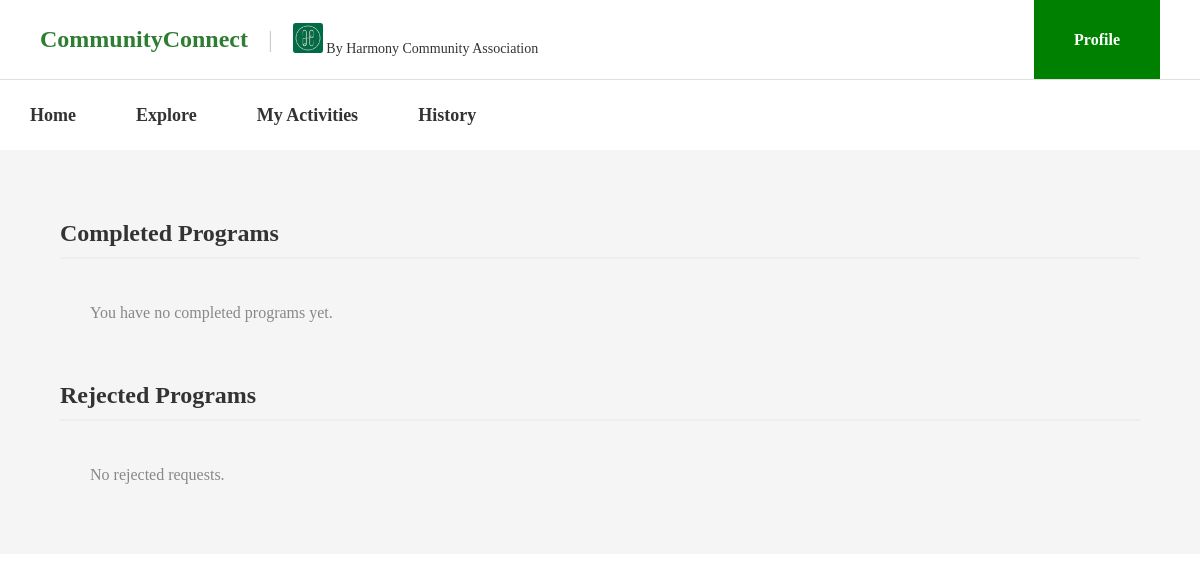
Page /MainPage/history.php (signed in) on the earlier database version.
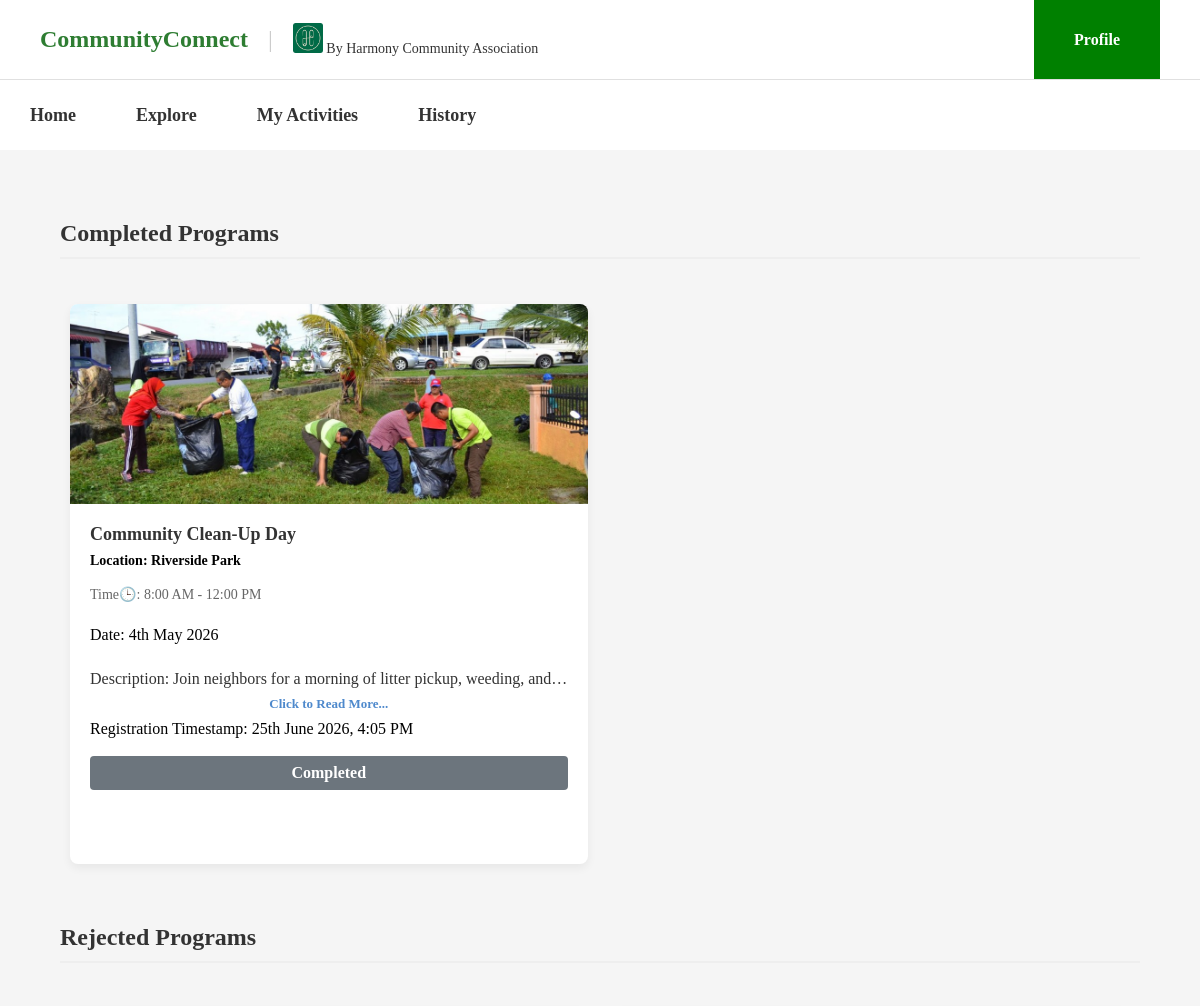
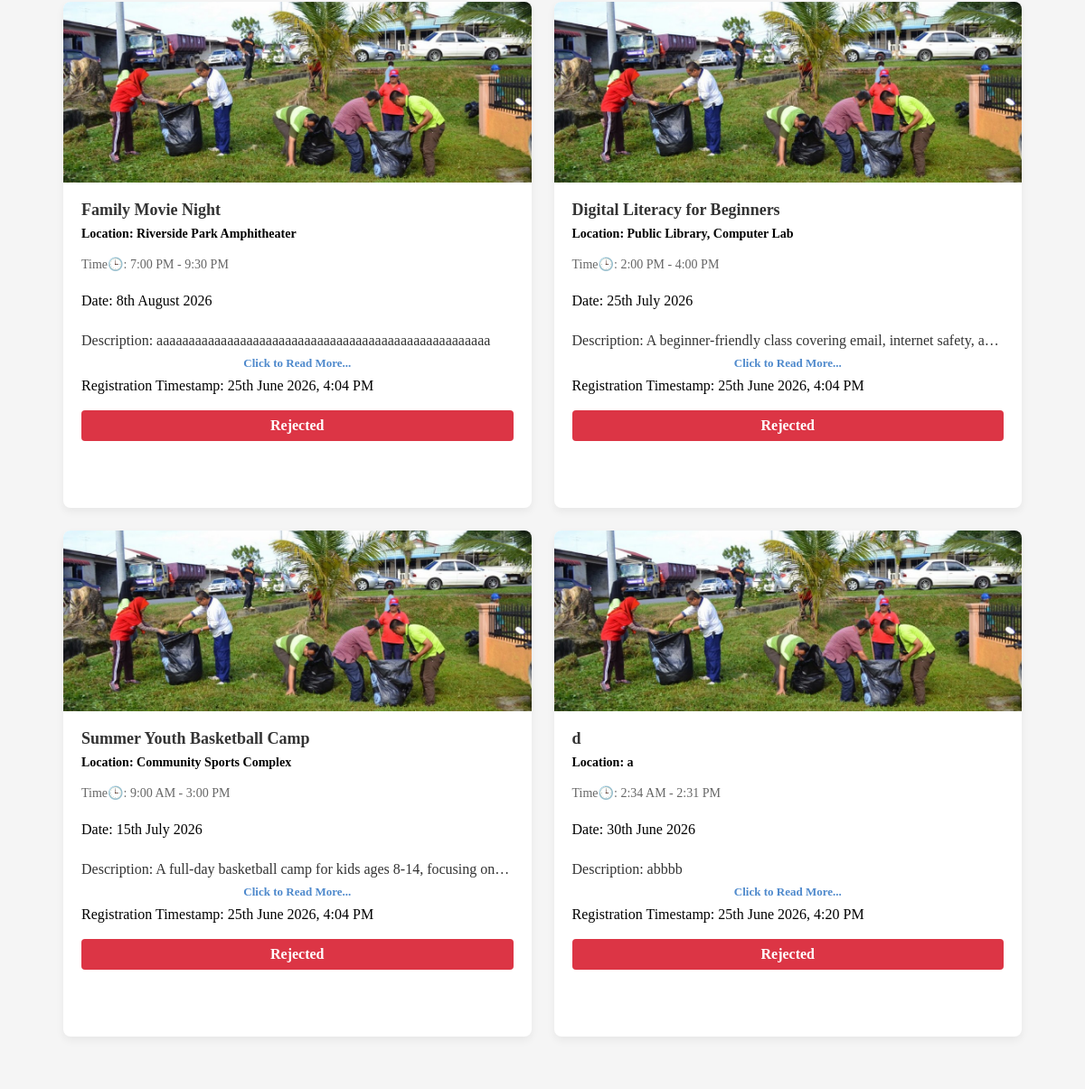
Same page on the later database version (2 pictures, top to bottom).
### tables this page shows
CREATE TABLE `user_program` (
  `id` int(11) NOT NULL,
  `user_id` int(11) NOT NULL,
  `program_id` int(11) NOT NULL,
  `status` varchar(30) NOT NULL,
  `Reg_date` datetime NOT NULL
);

CREATE TABLE `program` (
  `id` int(11) NOT NULL,
  `title` varchar(150) NOT NULL,
  `event_date` date NOT NULL,
  `start_time` time NOT NULL,
  `end_time` time NOT NULL,
  `location` varchar(200) NOT NULL,
  `description` text NOT NULL,
  `image` varchar(255) NOT NULL DEFAULT 'Images/gotong-royong.jpg'
);

### MainPage/history.php (the view, shortened to what this page needs)
<!DOCTYPE html>
<html lang="en">
<head>
    <link rel="stylesheet" href="../CSS/user.css">
</head>
<body>
    <header class="top-header">
        <div class="header-left">
            <h1 class="brand-title">CommunityConnect</h1>
            <span class="divider">|</span>
            <div class="org-host">
                <img src="../Images/harmony.jpg" alt="https://media.licdn.com/dms/image/v2/D4E03AQELNAHJckXI1Q/profile-displayphoto-shrink_200_200/B4EZOXqLbGHkAk-/0/1733416237478?e=2147483647&v=beta&t=sjAOtOOF-mVLAh6dF3wuGAHkhmZoFFiBIWNB3DAQ30s" class="logo-placeholder">
                <span>By Harmony Community Association</span>
            </div>
        </div>
        <div class="header-right">
            <a href="profile.php" class="profile-btn">Profile</a>
        </div>
    </header>
    <nav class="main-nav">
        <a href="user_page.php" target="_self">Home</a>
        <a href="program.php" target="_self">Explore</a>
        <a href="program_status.php" target="_self">My Activities</a>
        <a href="history.php" target="_self">History</a>
    </nav>
    <?php include 'notification.php'; ?>
    <div class="page-content">
        <h2 class="section-title">Completed Programs</h2>
        <div class="programs-section">
            <?php
            $completed_sql = "SELECT up.program_id, up.status, up.Reg_date,
                                p.title, p.location, p.start_time, p.end_time, p.event_date, p.description, p.image
                            FROM user_program up
                            INNER JOIN program p ON up.program_id = p.id
                            WHERE up.user_id = '$user_id'
                            AND up.status = 'Approved'
                            AND p.event_date < CURDATE()
                            ORDER BY p.event_date DESC";
            $completed_result = mysqli_query($connection, $completed_sql);
            if ($completed_result && mysqli_num_rows($completed_result) > 0) {
                while ($row = mysqli_fetch_assoc($completed_result)) {
            ?>
                    <div class="program-card">
                        <img src="../<?= htmlspecialchars($row['image']) ?>" alt="<?= htmlspecialchars($row['title']) ?>">
                        <div class="card-content">
                             <h3><?php echo ($row['title']); ?></h3>
                            <p class="location">Location: <?php echo ($row['location']); ?></p>
                            <p class="time">Time🕒: <?php echo date("g:i A", strtotime($row['start_time'])) . " - " . date("g:i A", strtotime($row['end_time'])); ?></p><br>
                            <p class="date">Date: <?php echo date("jS F Y", strtotime($row['event_date'])); ?></p><br>
                            <p class="description">Description: <?php echo ($row['description']); ?></p>
                            <button type="button" class="read-more-link" onclick="openDescModal('<?= addslashes(htmlspecialchars($row['title'])) ?>', '<?= addslashes(htmlspecialchars($row['description'])) ?>')">
                                Click to Read More...
                            </button>
                            <p class="Reg_date">Registration Timestamp: <?=date("jS F Y, g:i A", strtotime($row['Reg_date']))?></p><br>
                            <div class="status-badge" style="background-color: #6c757d; color: #fff; padding: 8px 16px; border-radius: 4px; display: inline-block; text-align: center; font-weight: bold;">
                                Completed
                            </div>
                        </div>
                    </div>
            <?php
                }
            } else {
                echo "<p style='margin-left: 20px; color: #888;'>You have no completed programs yet.</p>";
            }
            ?>
        </div>
        <h2 class="section-title">Rejected Programs</h2>
        <div class="programs-section">
            <?php
            $rejected_sql = "SELECT up.program_id, up.status, up.Reg_date,
                                   p.title, p.location, p.start_time, p.end_time, p.event_date, p.description, p.image
                            FROM user_program up
                            INNER JOIN program p ON up.program_id = p.id
                            WHERE up.user_id = '$user_id'
                            AND up.status = 'Rejected'
                            ORDER BY p.event_date DESC";
            $rejected_result = mysqli_query($connection, $rejected_sql);
            if ($rejected_result && mysqli_num_rows($rejected_result) > 0) {
                while ($row = mysqli_fetch_assoc($rejected_result)) {
            ?>
                    <div class="program-card">
                        <img src="../<?= htmlspecialchars($row['image']) ?>" alt="<?= htmlspecialchars($row['title']) ?>">
                        <div class="card-content">
                            <h3><?php echo ($row['title']); ?></h3>
                            <p class="location">Location: <?php echo ($row['location']); ?></p>
                            <p class="time">Time🕒: <?php echo date("g:i A", strtotime($row['start_time'])) . " - " . date("g:i A", strtotime($row['end_time'])); ?></p><br>
                            <p class="date">Date: <?php echo date("jS F Y", strtotime($row['event_date'])); ?></p><br>
                            <p class="description">Description: <?php echo ($row['description']); ?></p>
                            <button type="button" class="read-more-link" onclick="openDescModal('<?= addslashes(htmlspecialchars($row['title'])) ?>', '<?= addslashes(htmlspecialchars($row['description'])) ?>')">
                                Click to Read More...
                            </button>
                            <p class="Reg_date">Registration Timestamp: <?=date("jS F Y, g:i A", strtotime($row['Reg_date']))?></p><br>
                            <div class="status-badge" style="background-color: #dc3545; color: #fff; padding: 8px 16px; border-radius: 4px; display: inline-block; text-align: center; font-weight: bold;">
                                <?php echo ($row['status']); ?>
                            </div>
                        </div>
                    </div>
            <?php
                }
            } else {
                echo "<p style='margin-left: 20px; color: #888;'>No rejected requests.</p>";
            }
            ?>
        </div>
    </div>
</body>
</html>

### MainPage/notification.php (shortened to what this page needs)
<?php
$user_id = $_SESSION['id'];
?>
        </body>
        </html>

### CSS/user.css (style rules this page uses)
* { margin: 0; padding: 0; box-sizing: border-box; font-family: Times New Roman, serif; }
.top-header { display: flex; justify-content: space-between; align-items: center; padding: 0 40px; border-bottom: 1px solid #e0e0e0; height: 80px; }
.header-left { display: flex; align-items: center; gap: 20px; }
.brand-title { font-size: 24px; font-weight: bold; color: #2e7d32; }
.divider { color: #cccccc; font-size: 24px; }
.logo-placeholder { width: 30px; height: 30px; }
.org-host { font-size: 14px; color: #333333; }
.header-right { display: flex; align-self: stretch; }
.profile-btn { display: flex; align-items: center; justify-content: center; background-color: Green; color: #ffffff; padding: 0 40px; text-decoration: none; font-weight: bold; font-size: 16px; height: 100%; }
.main-nav { display: flex; align-items: stretch; height: 70px; }
.main-nav a { display: inline-flex; align-items: center; margin: 0; padding: 0 30px; color: #333333; text-decoration: none; font-weight: bold; font-size: 18px; }
.page-content { padding: 40px; }
.page-content { width: 100%; height: 100%; margin: 0px; background-color: #f5f5f5; }
.programs-section { display: grid; grid-template-columns: repeat(auto-fill, minmax(350px, 1fr)); gap: 25px; padding: 30px; background-color: #f5f5f5; width: 100%; }
.program-card { background-color: #ffffff; border-radius: 8px; overflow: hidden; box-shadow: 0 4px 10px rgba(0, 0, 0, 0.06); display: flex; flex-direction: column; height: 560px; }
.program-card img { width: 100%; height: 200px; object-fit: cover; }
.card-content { padding: 20px; position: relative; display: flex; flex-direction: column; flex: 1; }
.card-content h3 { font-size: 18px; color: #333333; margin-bottom: 8px; }
.card-content .location { color: black; font-size: 14px; font-weight: bold; margin-bottom: 12px; }
.card-content .time, .card-content .duration { font-size: 14px; color: #666666; margin: 5px 0; }
.card-content .description { font-size: 16px; color: #333; margin: 8px 0; display: -webkit-box; -webkit-line-clamp: 1; line-clamp: 1; -webkit-box-orient: vertical; overflow: hidden; text-overflow: ellipsis; }
.read-more-link { display: inline-block; color: #4e89cc; font-size: 13px; font-weight: bold; cursor: pointer; background: none; border: none; padding: 0; margin-bottom: 8px; font-family: inherit; }

### MainPage/history.php (style rules this page uses)
.section-title { margin: 30px 20px 15px 20px; color: #333; border-bottom: 2px solid #eee; padding-bottom: 10px; font-weight: bold; }

Differences in the rows shown:
added user_program: program.image (picture), program.title "Community Clean-Up Day", program.location "Riverside Park", program.start_time "8:00 AM", program.end_time "12:00 PM", program.event_date "4th May 2026", program.description "Join neighbors for a morning of litter pickup, weeding,…", Reg_date "25th June 2026, 4:05 PM", shown under "Completed Programs"
added user_program: program.image (picture), program.title "Family Movie Night", program.location "Riverside Park Amphitheater", program.start_time "7:00 PM", program.end_time "9:30 PM", program.event_date "8th August 2026", program.description "aaaaaaaaaaaaaaaaaaaaaaaaaaaaaaaaaaaaaaaaaaaaaaaaaaaa", Reg_date "25th June 2026, 4:04 PM", status "Rejected", shown under "Rejected Programs"
added user_program: program.image (picture), program.title "Digital Literacy for Beginners", program.location "Public Library, Computer Lab", program.start_time "2:00 PM", program.end_time "4:00 PM", program.event_date "25th July 2026", program.description "A beginner-friendly class covering email, internet safety,…", Reg_date "25th June 2026, 4:04 PM", status "Rejected", shown under "Rejected Programs"
added user_program: program.image (picture), program.title "Summer Youth Basketball Camp", program.location "Community Sports Complex", program.start_time "9:00 AM", program.end_time "3:00 PM", program.event_date "15th July 2026", program.description "A full-day basketball camp for kids ages 8-14, focusing…", Reg_date "25th June 2026, 4:04 PM", status "Rejected", shown under "Rejected Programs"
added user_program: program.image (picture), program.title "d", program.location "a", program.start_time "2:34 AM", program.end_time "2:31 PM", program.event_date "30th June 2026", program.description "abbbb", Reg_date "25th June 2026, 4:20 PM", status "Rejected", shown under "Rejected Programs"
Other differences:
text no longer shown: "You have no completed programs yet. No rejected requests."
